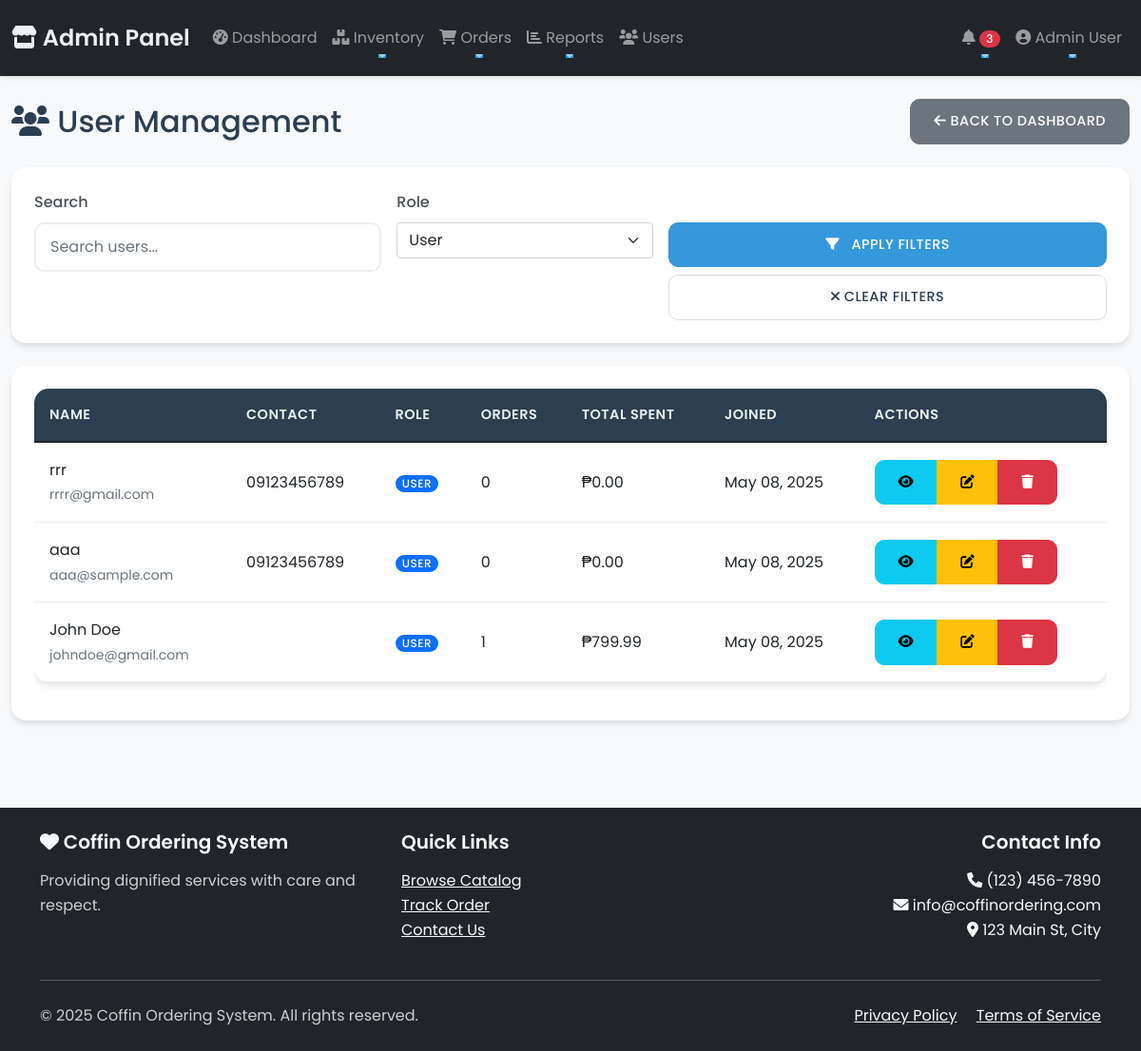
Screenshot of /public/admin/manage_users.php?role=user (signed in) with the database file from the repository.
### tables this page shows
CREATE TABLE `users` (
  `id` int(11) NOT NULL,
  `name` varchar(100) NOT NULL,
  `email` varchar(100) NOT NULL,
  `password` varchar(255) NOT NULL,
  `role` enum('user','admin') DEFAULT 'user',
  `created_at` timestamp NOT NULL DEFAULT current_timestamp(),
  `updated_at` timestamp NOT NULL DEFAULT current_timestamp() ON UPDATE current_timestamp(),
  `last_login` timestamp NULL DEFAULT NULL,
  `phone` varchar(30) DEFAULT NULL
);

### public/admin/manage_users.php (the view, shortened to what this page needs)
<?php
require_once '../../config/db.php';
$search = isset($_GET['search']) ? htmlspecialchars($_GET['search'], ENT_QUOTES, 'UTF-8') : '';
$role = isset($_GET['role']) ? htmlspecialchars($_GET['role'], ENT_QUOTES, 'UTF-8') : '';
$sql = "SELECT u.*,
               COUNT(DISTINCT o.id) as order_count,
               SUM(CASE WHEN o.payment_status = 'paid' THEN o.total_amount ELSE 0 END) as total_spent
        FROM users u
        LEFT JOIN orders o ON u.id = o.user_id
        WHERE 1=1";
$params = [];
if (!empty($role)) {
    $sql .= " AND u.role = ?";
    $params[] = $role;
}
$sql .= " GROUP BY u.id ORDER BY u.created_at DESC";
$stmt = $pdo->prepare($sql);
$stmt->execute($params);
$users = $stmt->fetchAll();
include 'includes/admin_nav.php';
?>
<div class="container-fluid py-4">
    <div class="row mb-4">
        <div class="col-12">
            <div class="d-flex justify-content-between align-items-center">
                <h2 class="mb-0">
                    <i class="fas fa-users"></i> User Management
                </h2>
                <a href="dashboard.php" class="btn btn-secondary">
                    <i class="fas fa-arrow-left"></i> Back to Dashboard
                </a>
            </div>
        </div>
    </div>
    <div class="card mb-4">
        <div class="card-body">
            <form method="GET" class="row g-3">
                <div class="col-md-4">
                    <label class="form-label">Search</label>
                    <input type="text" name="search" class="form-control"
                           placeholder="Search users..." value="<?= $search ?>">
                </div>
                <div class="col-md-3">
                    <label class="form-label">Role</label>
                    <select name="role" class="form-select">
                        <option value="user" <?= $role === 'user' ? 'selected' : '' ?>>User</option>
                    </select>
                </div>
                <div class="col-md-5">
                    <label class="form-label">&nbsp;</label>
                    <div class="d-grid gap-2">
                        <button type="submit" class="btn btn-primary">
                            <i class="fas fa-filter"></i> Apply Filters
                        </button>
                        <a href="manage_users.php" class="btn btn-outline-secondary">
                            <i class="fas fa-times"></i> Clear Filters
                        </a>
                    </div>
                </div>
            </form>
        </div>
    </div>
    <div class="card">
        <div class="card-body">
            <?php if (empty($users)): ?>
                <div class="alert alert-info">
                    <i class="fas fa-info-circle"></i> No users found matching your criteria.
                </div>
            <?php else: ?>
                <div class="table-responsive">
                    <table class="table table-hover">
                        <thead>
                            <tr>
                                <th>Name</th>
                                <th>Contact</th>
                                <th>Role</th>
                                <th>Orders</th>
                                <th>Total Spent</th>
                                <th>Joined</th>
                                <th>Actions</th>
                            </tr>
                        </thead>
                        <tbody>
                            <?php foreach ($users as $user): ?>
                                <tr>
                                    <td>
                                        <?= htmlspecialchars($user['name'] ?? '') ?><br>
                                        <small class="text-muted"><?= htmlspecialchars($user['email'] ?? '') ?></small>
                                    </td>
                                    <td><?= htmlspecialchars($user['phone'] ?? '') ?></td>
                                    <td>
                                        <span class="badge bg-<?= $user['role'] === 'admin' ? 'danger' : 'primary' ?>">
                                            <?= ucfirst($user['role']) ?>
                                        </span>
                                    </td>
                                    <td><?= number_format($user['order_count']) ?></td>
                                    <td>₱<?= number_format($user['total_spent'] ?? 0, 2) ?></td>
                                    <td><?= date('M d, Y', strtotime($user['created_at'])) ?></td>
                                    <td>
                                        <div class="btn-group">
                                            <button type="button"
                                                    class="btn btn-sm btn-info"
                                                    onclick="viewUser(<?= $user['id'] ?>)"
                                                    title="View Details">
                                                <i class="fas fa-eye"></i>
                                            </button>
                                            <?php if ($user['role'] !== 'admin'): ?>
                                                <button type="button"
                                                        class="btn btn-sm btn-warning"
                                                        onclick="editUser(<?= $user['id'] ?>)"
                                                        title="Edit User">
                                                    <i class="fas fa-edit"></i>
                                                </button>
                                                <button type="button"
                                                        class="btn btn-sm btn-danger"
                                                        onclick="deleteUser(<?= $user['id'] ?>)"
                                                        title="Delete User">
                                                    <i class="fas fa-trash"></i>
                                                </button>
                                            <?php endif; ?>
                                        </div>
                                    </td>
                                </tr>
                            <?php endforeach; ?>
                        </tbody>
                    </table>
                </div>
            <?php endif; ?>
        </div>
    </div>
</div>
<?php include '../../includes/footer.php'; ?>

### public/css/style.css (style rules this page uses)
:root { --primary-color: #2c3e50; --secondary-color: #34495e; --accent-color: #3498db; --success-color: #2ecc71; --warning-color: #f1c40f; --danger-color: #e74c3c; --light-bg: #f8f9fa; --dark-text: #2c3e50; --light-text: #ecf0f1; --card-shadow: 0 4px 6px rgba(0,0,0,0.1); --hover-shadow: 0 6px 12px rgba(0,0,0,0.15); }
.card { border: none; border-radius: 15px; box-shadow: var(--card-shadow); transition: all 0.3s ease; overflow: hidden; margin-bottom: 20px; background: white; }
.card-body { padding: 1.5rem; }
.form-control { border-radius: 10px; border: 2px solid #eee; padding: 12px 15px; transition: all 0.3s ease; font-size: 1rem; }
.form-label { font-weight: 500; margin-bottom: 0.5rem; color: var(--primary-color); }
.btn { border-radius: 10px; padding: 12px 24px; font-weight: 500; transition: all 0.3s ease; text-transform: uppercase; letter-spacing: 0.5px; font-size: 0.9rem; }
.btn-primary { background-color: var(--accent-color); border-color: var(--accent-color); }
.btn-outline-secondary { border-color: #ddd; color: var(--dark-text); }
.table { background-color: white; border-radius: 15px; overflow: hidden; box-shadow: var(--card-shadow); }
.table thead { background-color: var(--primary-color); color: var(--light-text); }
.table th { font-weight: 600; padding: 1rem; text-transform: uppercase; font-size: 0.9rem; letter-spacing: 0.5px; }
.table td { padding: 1rem; vertical-align: middle; border-bottom: 1px solid #eee; }
.badge { padding: 8px 16px; border-radius: 20px; font-weight: 500; text-transform: uppercase; font-size: 0.8rem; letter-spacing: 0.5px; }
.form-label { font-weight: 500; color: #495057; }
.card { transition: transform 0.3s ease, box-shadow 0.3s ease; }
.btn-primary { padding: 0.75rem 1.5rem; font-weight: 500; text-transform: uppercase; letter-spacing: 0.5px; }
.btn-primary i { margin-right: 0.5rem; }

### public/admin/includes/admin_nav.php (style rules this page uses)
.badge { font-size: 0.75rem; padding: 0.25em 0.6em; }

### rows the page displays
users: name "rrr", email "rrrr@gmail.com", phone "09123456789", role "USER", order_count "0", total_spent "0.00", created_at "May 08, 2025"
users: name "aaa", email "aaa@sample.com", phone "09123456789", role "USER", order_count "0", total_spent "0.00", created_at "May 08, 2025"
users: name "John Doe", email "johndoe@gmail.com", role "USER", order_count "1", total_spent "799.99", created_at "May 08, 2025"

### other values shown
$low_stock_count + $pending_orders_count "3"
$_SESSION['name'] "Admin User"
